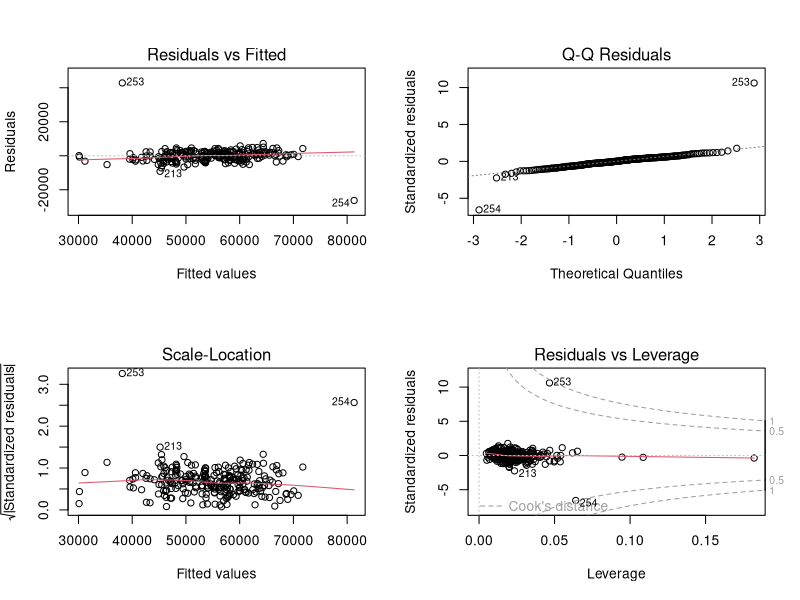

R code for this plot:
## ---- chunk 1
library(car)
setwd("C:/Users/Vartotojas/Desktop/Econometrics/task4")
duom <- read.csv2("data.csv")
attach(duom)
str(duom)
head(duom)
## ---- chunk 2
mod.lm <- lm(kaina ~ plotas + aukstas + garsoIzoliacija + silumosLaidumas + atstumasIkiPrekybosCentro, data = duom)  # Pradinis nepakeistas modelis
mod.lm

par(mfrow=c(2,2))
plot(mod.lm)
## ---- chunk 3
outlierTest(mod.lm)
duom1 <- duom[-c(253, 254),]  # Išskirtis pašaliname
tail(duom1)
## ---- chunk 4
cor(duom1) # Iš koreliacijų maatricos matosi, kad šilumos laidumas ir garso izoliacija yra stipriai    koreliuoti (koeficientas 0.95).
vif(mod.lm) # šilumos laidumo ir garso izoliacijos VIF'ai taip pat yra dideli (>10).
## ---- chunk 5
duom2 <- duom1[,-4]
head(duom2)
tail(duom2)
## ---- chunk 6
mod1.lm <- lm(kaina ~ plotas + aukstas + silumosLaidumas + atstumasIkiPrekybosCentro, data = duom2)
mod1.lm
summary(mod1.lm)
## ---- chunk 7
mod2.lm <- lm(kaina ~ plotas + aukstas + silumosLaidumas, data = duom2)
mod2.lm
summary(mod2.lm)
confint(mod2.lm)
## ---- chunk 8
ncvTest(mod2.lm) # p = 0.07 > 0.05, vadinasi modelis homoskedastiškas.
vif(mod2.lm)     # VIF maži viskas gerai.
apzvalga <- summary(mod2.lm)
apzvalga$adj.r.squared 
